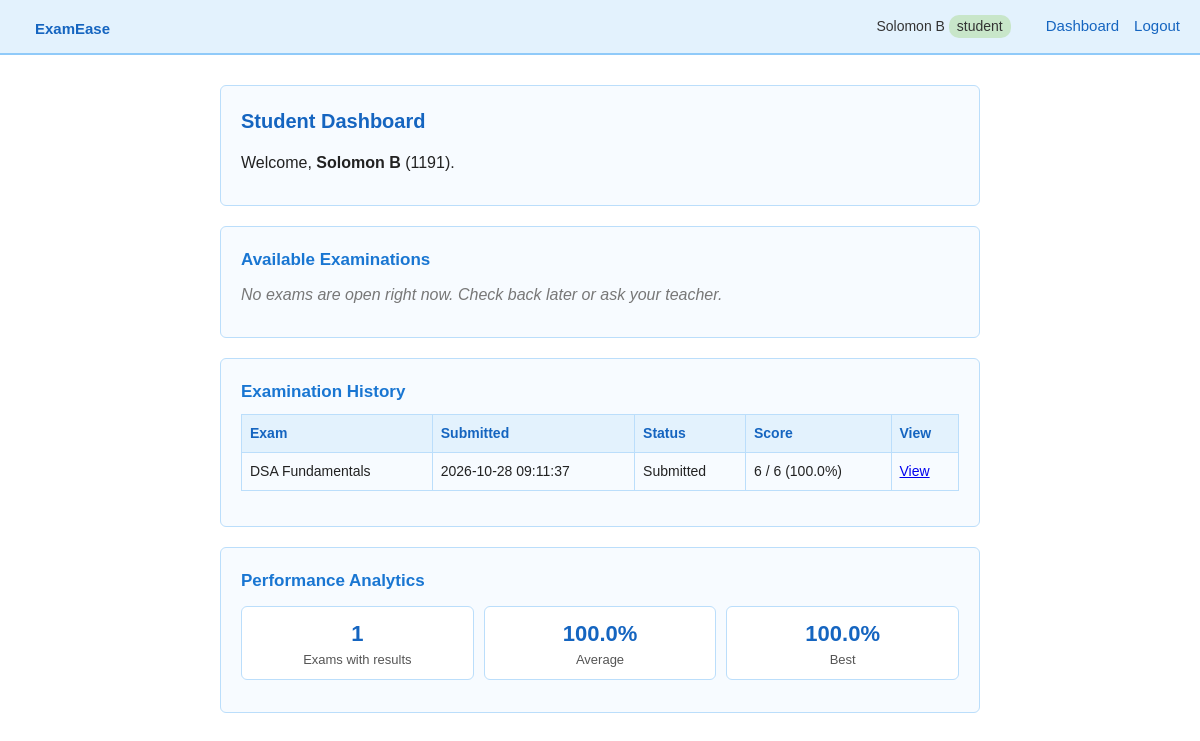
The page /dashboard (signed in) on the database its author committed.
### tables this page shows
CREATE TABLE students (
            id INTEGER PRIMARY KEY AUTOINCREMENT,
            name TEXT NOT NULL,
            reg_no TEXT NOT NULL UNIQUE,
            password TEXT NOT NULL
        , role TEXT NOT NULL DEFAULT 'student');

CREATE TABLE attempts (
            id INTEGER PRIMARY KEY AUTOINCREMENT,
            exam_id INTEGER NOT NULL,
            student_id INTEGER NOT NULL,
            started_at TEXT NOT NULL,
            deadline TEXT NOT NULL,
            submitted_at TEXT,
            status TEXT NOT NULL DEFAULT 'in_progress',
            marks INTEGER,
            total_marks INTEGER,
            percentage REAL,
            correct_count INTEGER,
            wrong_count INTEGER,
            unanswered_count INTEGER,
            time_taken_seconds INTEGER,
            UNIQUE (exam_id, student_id),
            FOREIGN KEY (exam_id) REFERENCES exams(id),
            FOREIGN KEY (student_id) REFERENCES students(id)
        );

CREATE TABLE exams (
            id INTEGER PRIMARY KEY AUTOINCREMENT,
            title TEXT NOT NULL,
            description TEXT NOT NULL DEFAULT '',
            instructions TEXT NOT NULL DEFAULT '',
            subject TEXT NOT NULL DEFAULT '',
            duration_minutes INTEGER NOT NULL DEFAULT 30,
            start_time TEXT,
            end_time TEXT,
            status TEXT NOT NULL DEFAULT 'draft',
            results_released INTEGER NOT NULL DEFAULT 0,
            created_by INTEGER NOT NULL,
            created_at TEXT NOT NULL,
            published_at TEXT
        );

### app.py (the view)
@app.route("/dashboard")
@roles_required("student")
def dashboard():
    sid = g.user["id"]
    attempts = [expire_if_needed(a) for a in db.attempts_for_student(sid)]
    by_exam = {a["exam_id"]: a for a in attempts}
    now = datetime.now()
    groups = {"in_progress": [], "available": [], "upcoming": [], "closed": []}
    for exam in db.list_exams(status="published"):
        attempt = by_exam.get(exam["id"])
        state = exam_state(exam, attempt, now)
        if state != "completed":
            groups[state].append(exam)
    done = [a for a in attempts if a["status"] != "in_progress"]
    visible = [a for a in done if a["results_released"]]
    analytics = None
    if visible:
        pcts = [a["percentage"] for a in visible]
        analytics = {
            "count": len(visible),
            "average": round(sum(pcts) / len(pcts), 1),
            "best": max(pcts),
            "topics": [dict(t, pct=round(100 * t["correct"] / t["total"]))
                       for t in db.student_topic_performance(sid)],
        }
    return render_template("dashboard.html", groups=groups, history=done, analytics=analytics)

### app.py (called while the page is built, shortened)
@app.before_request
def load_user_and_check_csrf():
    if request.endpoint == "static":
        return None
    g.user = None
    uid = session.get("student_id")
    if uid is not None:
        row = db.get_student_by_id(uid)
        if row is None:
            session.clear()
        else:
            g.user = {"id": row["id"], "name": row["name"],
                      "reg_no": row["reg_no"], "role": row["role"]}
    return None

@app.context_processor
def inject_globals():
    return {"user": g.get("user"), "csrf_token": csrf_token, "PASS_PERCENT": PASS_PERCENT}

def roles_required(*roles):
    def decorator(view):
        @wraps(view)
        def wrapped(*args, **kwargs):
            if g.user is None:
                if request.is_json:
                    return jsonify(ok=False, success=False, error="Please log in."), 401
                flash("Please log in to continue.", "error")
                return redirect(url_for("login"))
            if g.user["role"] not in roles:
                if request.is_json:
                    return jsonify(ok=False, success=False, error="Not allowed."), 403
                flash("You do not have permission to open that page.", "error")
                return redirect(home_for(g.user["role"]))
            return view(*args, **kwargs)
        return wrapped
    return decorator

def expire_if_needed(attempt):
    if attempt and attempt["status"] == "in_progress":
        if datetime.now() > attempt_deadline(attempt) + timedelta(seconds=GRACE_SECONDS):
            db.finalize_attempt(attempt["id"], "auto_submitted")
            return db.get_attempt_by_id(attempt["id"])
    return attempt

def exam_state(exam, attempt, now):
    if attempt:
        return "in_progress" if attempt["status"] == "in_progress" else "completed"

### database.py (called while the page is built)
def get_connection():
    conn = sqlite3.connect(DB_PATH)
    conn.row_factory = sqlite3.Row
    return conn

def get_student_by_id(student_id):
    conn = get_connection()
    cur = conn.cursor()
    cur.execute("SELECT * FROM students WHERE id = ?", (student_id,))
    row = cur.fetchone()
    conn.close()
    if row is None:
        return None
    return dict(row)

def _all(sql, params=()):
    conn = get_connection()
    rows = conn.execute(sql, params).fetchall()
    conn.close()
    return [dict(r) for r in rows]

### templates/dashboard.html (shortened to what this page needs)
{% extends "base.html" %}
{% block content %}
  <div class="card">
    <h2>Student Dashboard</h2>
    <p>Welcome, <b>{{ user.name }}</b> ({{ user.reg_no }}).</p>
  </div>
  <div class="card">
    <h3>Available Examinations</h3>
    {% if groups.available %}
      <div class="table-wrap"><table>
        <tr><th>Exam</th><th>Questions</th><th>Marks</th><th>Duration</th><th>Closes</th><th></th></tr>
        {% for e in groups.available %}
        <tr>
          <td>{{ e.title }}<br><small class="muted">{{ e.subject }}</small></td>
          <td>{{ e.question_count }}</td><td>{{ e.total_marks }}</td>
          <td>{{ e.duration_minutes }} min</td>
          <td>{{ e.end_time[:16] if e.end_time else 'No deadline' }}</td>
          <td><a class="btn" href="{{ url_for('exam_instructions', exam_id=e.id) }}">Start</a></td>
        </tr>
        {% endfor %}
      </table></div>
    {% else %}
      <p class="empty">No exams are open right now. Check back later or ask your teacher.</p>
    {% endif %}
  </div>
  <div class="card" id="results">
    <h3>Examination History</h3>
    {% if history %}
      <div class="table-wrap"><table>
        <tr><th>Exam</th><th>Submitted</th><th>Status</th><th>Score</th><th>View</th></tr>
        {% for a in history %}
        <tr>
          <td>{{ a.title }}</td>
          <td>{{ a.submitted_at }}</td>
          <td>{{ 'Auto-submitted' if a.status == 'auto_submitted' else 'Submitted' }}</td>
          <td>{% if a.results_released %}{{ a.marks }} / {{ a.total_marks }} ({{ a.percentage }}%){% else %}<span class="muted">Awaiting release</span>{% endif %}</td>
          <td><a href="{{ url_for('result', attempt_id=a.id) }}">View</a></td>
        </tr>
        {% endfor %}
      </table></div>
    {% else %}
      <p class="empty">No exams taken yet. Start one from the list above to see your results here.</p>
    {% endif %}
  </div>
  <div class="card">
    <h3>Performance Analytics</h3>
    {% if analytics %}
      <div class="stat-grid">
        <div class="stat"><b>{{ analytics.count }}</b>Exams with results</div>
        <div class="stat"><b>{{ analytics.average }}%</b>Average</div>
        <div class="stat"><b>{{ analytics.best }}%</b>Best</div>
      </div>
    {% else %}
      <p class="empty">Analytics appear once you have finished an exam whose results have been released.</p>
    {% endif %}
  </div>
{% endblock %}

### templates/base.html (shortened to what this page needs)
<!DOCTYPE html>
<html lang="en">
<head>
  <link rel="stylesheet" href="{{ url_for('static', filename='style.css') }}">
</head>
<body>
  <div class="navbar">
    <h1><a href="{{ url_for('index') }}" style="text-decoration:none; color:#1565c0;">ExamEase</a></h1>
    <div class="nav-right">
      {% if user %}
        <span>{{ user.name }} <span class="badge badge-{{ user.role }}">{{ user.role }}</span></span>
        {% if user.role == 'student' %}
          <a href="{{ url_for('dashboard') }}">Dashboard</a>
        {% elif user.role == 'teacher' %}
          <a href="{{ url_for('teacher_dashboard') }}">Dashboard</a>
          <a href="{{ url_for('question_list') }}">Question Bank</a>
          <a href="{{ url_for('exam_new') }}">New Exam</a>
          <a href="{{ url_for('search') }}">Search</a>
        {% else %}
          <a href="{{ url_for('admin_dashboard') }}">Dashboard</a>
          <a href="{{ url_for('admin_users') }}">Users</a>
          <a href="{{ url_for('question_list') }}">Questions</a>
          <a href="{{ url_for('search') }}">Search</a>
        {% endif %}
        <a href="{{ url_for('logout') }}">Logout</a>
      {% else %}
        <a href="{{ url_for('login') }}">Login</a>
        <a href="{{ url_for('register') }}">Register</a>
      {% endif %}
    </div>
  </div>
  <div class="container">
    {% block content %}{% endblock %}
  </div>
</body>
</html>

### static/style.css (style rules this page uses)
* { box-sizing: border-box; margin: 0; padding: 0; }
body { font-family: Arial, Helvetica, sans-serif; background-color: #ffffff; color: #222; line-height: 1.5; }
.navbar { background-color: #e3f2fd; border-bottom: 2px solid #90caf9; padding: 10px 20px; display: flex; align-items: center; justify-content: space-between; }
.navbar h1 { font-size: 22px; color: #1565c0; }
.navbar a { margin-left: 15px; text-decoration: none; color: #1565c0; font-size: 15px; }
.nav-right { display: flex; align-items: center; }
.nav-right span { margin-right: 10px; font-size: 14px; color: #333; }
.container { max-width: 800px; margin: 30px auto; padding: 0 20px; }
.card { background-color: #f7fbff; border: 1px solid #bbdefb; border-radius: 6px; padding: 20px; margin-bottom: 20px; }
h2 { color: #1565c0; margin-bottom: 15px; font-size: 20px; }
h3 { color: #1976d2; margin-bottom: 10px; font-size: 17px; }
p { margin-bottom: 10px; }
table { width: 100%; border-collapse: collapse; margin-bottom: 15px; }
th, td { border: 1px solid #bbdefb; padding: 8px; text-align: left; font-size: 14px; }
th { background-color: #e3f2fd; color: #1565c0; }
tr:nth-child(even) { background-color: #f7fbff; }
.empty { color: #777; font-style: italic; }
.nav-right { flex-wrap: wrap; justify-content: flex-end; }
.table-wrap { overflow-x: auto; -webkit-overflow-scrolling: touch; }
.table-wrap table { min-width: 560px; }
.badge { display: inline-block; padding: 1px 8px; border-radius: 10px; font-size: 12px; background: #e0e0e0; color: #333; }
.badge-student, .badge-easy, .badge-correct, .badge-published { background: #c8e6c9; color: #1b5e20; }
.stat-grid { display: flex; flex-wrap: wrap; gap: 10px; margin: 12px 0; }
.stat { flex: 1 1 110px; background: #fff; border: 1px solid #bbdefb; border-radius: 6px; padding: 10px; text-align: center; font-size: 13px; color: #555; }
.stat b { display: block; font-size: 22px; color: #1565c0; }

### rows shown on the page
students: name "Solomon B", role "student", reg_no "1191"
attempts: title "DSA Fundamentals", submitted_at "2026-10-28 09:11:37", status "Submitted", marks "6", total_marks "6", percentage "100.0", best "100.0"

### other values the page prints
{{ analytics.count }} "1"
{{ analytics.average }} "100.0"
